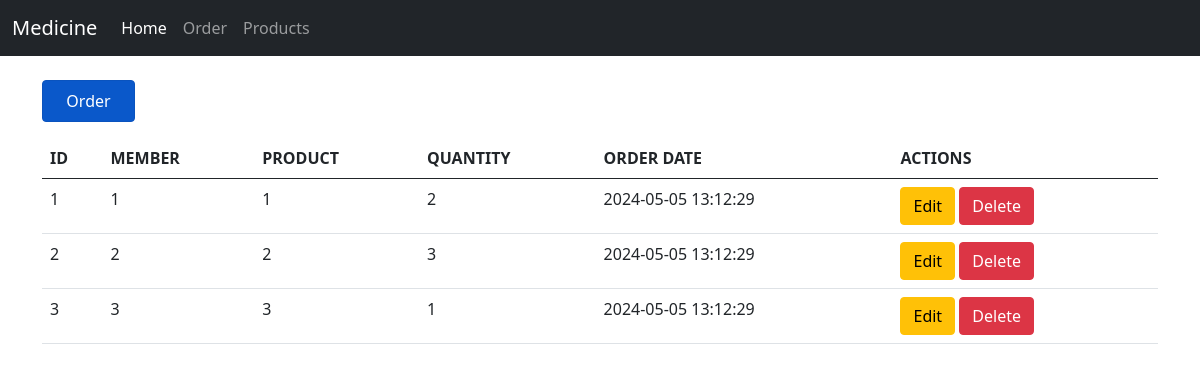
The app's page /order.php with its own data.
### tables this page shows
CREATE TABLE `orders` (
  `order_id` int(11) NOT NULL,
  `member_id` int(11) NOT NULL,
  `product_id` int(11) NOT NULL,
  `quantity` int(11) NOT NULL,
  `order_date` timestamp NOT NULL DEFAULT current_timestamp()
);

### controllers/Order.controller.php (called while the page is built, shortened)
<?php
include_once("models/Product.class.php");
include_once("views/Order.php");
class OrderController {
    private $order;
    function __construct() {
        $this->order = new Order(Conf::$db_host, Conf::$db_user, Conf::$db_pass, Conf::$db_name);
    }
    public function index() {
        $this->order->open();
        $this->order->getAllOrders();
        $data = array();
        while($row = $this->order->getResult()) {
            array_push($data, $row);
        }
        $view = new OrderView();
        $view->render($data);
    }
}
?>

### views/Order.php (the view, shortened to what this page needs)
<?php
class OrderView
{
    public function render($data)
    {
        $no = 1;
        $dataOrders = null;
        $header = '<tr>
        <th>ID</th>
        <th>MEMBER</th>
        <th>PRODUCT</th>
        <th>QUANTITY</th>
        <th>ORDER DATE</th>
        <th>ACTIONS</th>
      </tr>';
        foreach ($data as $val) {
            list($id, $member_id, $product_id, $quantity, $order_date) = $val;
            $dataOrders .= "<tr>
                        <td>" . $no++ . "</td>
                        <td>" . $member_id . "</td>
                        <td>" . $product_id . "</td>
                        <td>" . $quantity . "</td>
                        <td>" . $order_date . "</td>
                        <td>
                            <a href='order.php?edit=" . $id . "' class='btn btn-warning'>Edit</a>
                            <a href='order.php?delete=" . $id . "' class='btn btn-danger'>Delete</a>
                        </td>
                    </tr>";
        }
    }
}
?>

### records on screen
orders: member "1", product "1", quantity "2", order_date "2024-05-05 13:12:29"
orders: member "2", product "2", quantity "3", order_date "2024-05-05 13:12:29"
orders: member "3", product "3", quantity "1", order_date "2024-05-05 13:12:29"

### other values on screen
$this->content "Medicine Home Order Products Order"
